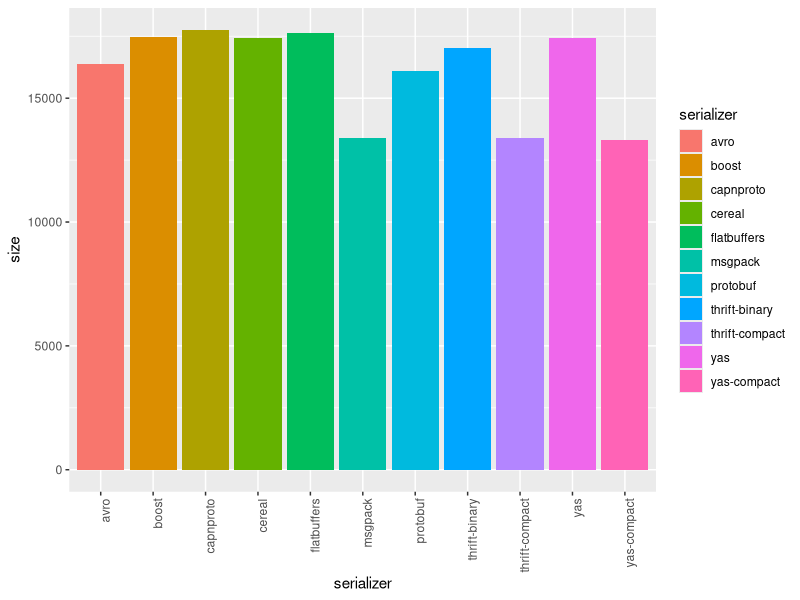
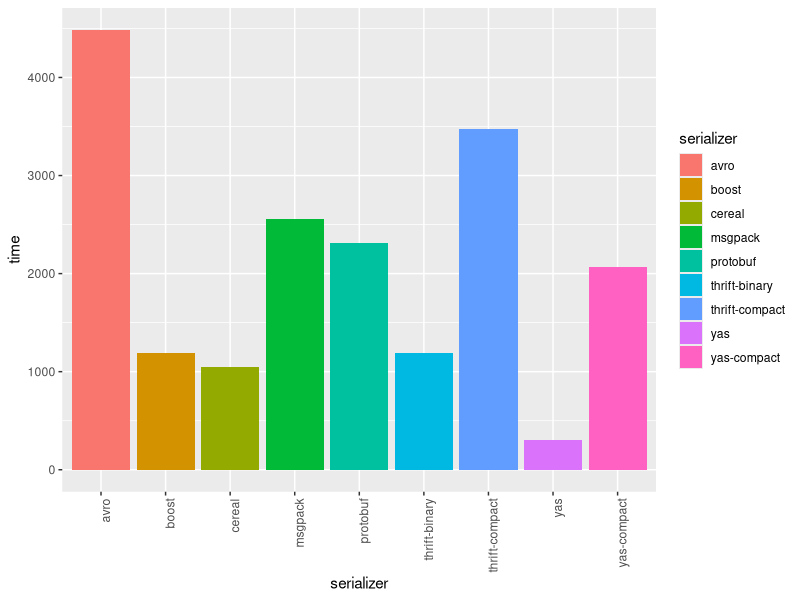
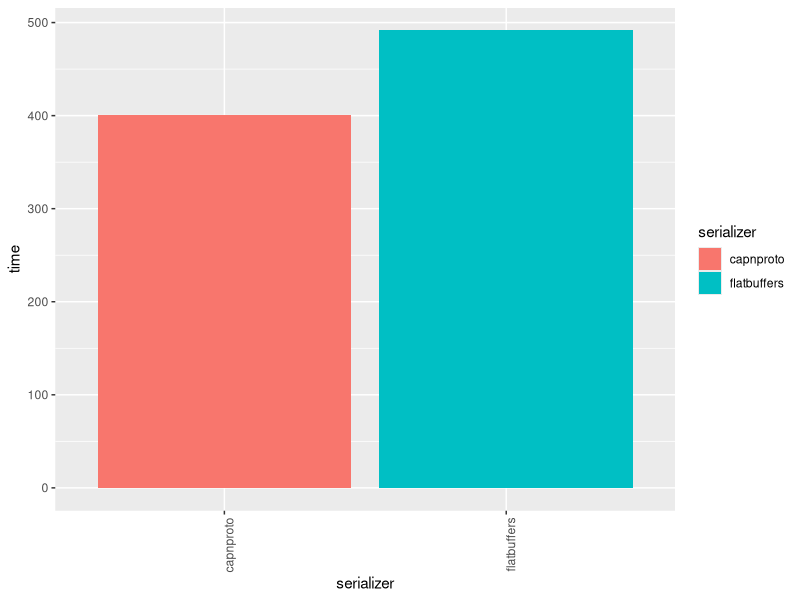

These charts were generated, in order, by the following R code:
library(ggplot2)

names.size <- c("thrift-binary", "thrift-compact", "protobuf", "boost", "msgpack", "cereal", "avro", "capnproto", "flatbuffers", "yas", "yas-compact")
names.time <- c("thrift-binary", "thrift-compact", "protobuf", "boost", "msgpack", "cereal", "avro", "yas", "yas-compact")
names.time2 <- c("capnproto", "flatbuffers")
# data from the 1000000 simulations
# for t in thrift-binary thrift-compact protobuf boost msgpack cereal avro yas yas-compact; do echo -n "$t: "; ./benchmark 1 $t | grep size | awk '{print $4}'; done
size <- c(
     17017 # thrift-binary
    ,13378 # thrift-compact
    ,16116 # protobuf
    ,17470 # boost
    ,13402 # msgpack
    ,17416 # cereal
    ,16384 # avro
    ,17768 # capnproto
    ,17632 # flatbuffers
    ,17416 # yas
    ,13321 # yas-compact
)
# for t in thrift-binary thrift-compact protobuf boost msgpack cereal avro yas yas-compact; do rm -f /tmp/$t.time; echo -n "$t: "; for i in `seq 1 50`; do ./benchmark 1000000 $t | grep time | awk '{print $4}' >>/tmp/$t.time; done; awk '{ sum += $1 } END { print sum/50}' /tmp/$t.time; done
time <- c(
     1190.22 # thrift-binary
    ,3474.32 # thrift-compact
    ,2312.78 # protobuf
    ,1195.04 # boost
    ,2560.6  # msgpack
    ,1052.46 # cereal
    ,4488.18 # avro
    ,302.7   # yas
    ,2063.34 # yas-compact
)
time2 <- c(
     400.98 # capnproto
    ,491.5  # flatbuffers
)

data.size <- as.data.frame(list(serializer = names.size, size = size))
data.time <- as.data.frame(list(serializer = names.time, time = time))
data.time2 <- as.data.frame(list(serializer = names.time2, time = time2))

ssize <- ggplot(data.size, aes(x = as.factor(serializer), y = size, fill = serializer)) +
    geom_bar(stat = "identity") +
    xlab("serializer") +
    ylab("size") +
    theme(axis.text.x = element_text(angle = 90, hjust = 1))
png(filename="size.png", width = 800, height = 600)
plot(ssize)
dev.off()

stime <- ggplot(data.time, aes(x = as.factor(serializer), y = time, fill = serializer)) +
    geom_bar(stat = "identity") +
    xlab("serializer") +
    ylab("time") +
    theme(axis.text.x = element_text(angle = 90, hjust = 1))
png(filename="time.png", width = 800, height = 600)
plot(stime)
dev.off()

stime2 <- ggplot(data.time2, aes(x = as.factor(serializer), y = time, fill = serializer)) +
    geom_bar(stat = "identity") +
    xlab("serializer") +
    ylab("time") +
    theme(axis.text.x = element_text(angle = 90, hjust = 1))
png(filename="time2.png", width = 800, height = 600)
plot(stime2)
dev.off()
